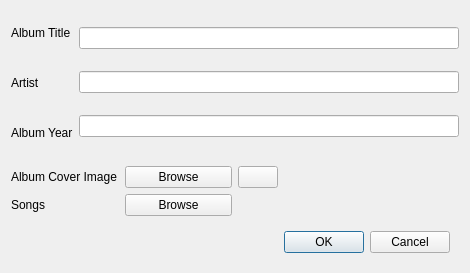
<?xml version="1.0" encoding="UTF-8"?>
<ui version="4.0">
 <class>AlbumCreationDialog</class>
 <widget class="QDialog" name="AlbumCreationDialog">
  <property name="geometry">
   <rect>
    <x>0</x>
    <y>0</y>
    <width>470</width>
    <height>273</height>
   </rect>
  </property>
  <property name="windowTitle">
   <string>Album Creation</string>
  </property>
  <layout class="QVBoxLayout" name="verticalLayout_3">
   <item>
    <widget class="QFrame" name="top_frame">
     <property name="sizePolicy">
      <sizepolicy hsizetype="Preferred" vsizetype="Expanding">
       <horstretch>0</horstretch>
       <verstretch>0</verstretch>
      </sizepolicy>
     </property>
     <layout class="QHBoxLayout" name="horizontalLayout">
      <property name="leftMargin">
       <number>0</number>
      </property>
      <property name="topMargin">
       <number>0</number>
      </property>
      <property name="rightMargin">
       <number>0</number>
      </property>
      <property name="bottomMargin">
       <number>0</number>
      </property>
      <item>
       <layout class="QVBoxLayout" name="verticalLayout">
        <item>
         <widget class="QLabel" name="title_label">
          <property name="text">
           <string>Album Title</string>
          </property>
         </widget>
        </item>
        <item>
         <widget class="QLabel" name="artist_label">
          <property name="text">
           <string>Artist</string>
          </property>
         </widget>
        </item>
        <item>
         <widget class="QLabel" name="year_label">
          <property name="text">
           <string>Album Year</string>
          </property>
         </widget>
        </item>
       </layout>
      </item>
      <item>
       <layout class="QVBoxLayout" name="verticalLayout_2">
        <item>
         <widget class="QLineEdit" name="title_edit"/>
        </item>
        <item>
         <widget class="QLineEdit" name="artist_edit"/>
        </item>
        <item>
         <widget class="QLineEdit" name="year_edit"/>
        </item>
       </layout>
      </item>
     </layout>
    </widget>
   </item>
   <item>
    <spacer name="verticalSpacer">
     <property name="orientation">
      <enum>Qt::Orientation::Vertical</enum>
     </property>
     <property name="sizeType">
      <enum>QSizePolicy::Policy::Fixed</enum>
     </property>
     <property name="sizeHint" stdset="0">
      <size>
       <width>20</width>
       <height>5</height>
      </size>
     </property>
    </spacer>
   </item>
   <item>
    <layout class="QGridLayout" name="gridLayout">
     <item row="0" column="0">
      <widget class="QLabel" name="cover_label">
       <property name="text">
        <string>Album Cover Image</string>
       </property>
      </widget>
     </item>
     <item row="0" column="1">
      <widget class="QPushButton" name="cover_button">
       <property name="text">
        <string>Browse</string>
       </property>
      </widget>
     </item>
     <item row="0" column="2" alignment="Qt::AlignmentFlag::AlignLeft">
      <widget class="QPushButton" name="clear_cover_button">
       <property name="text">
        <string/>
       </property>
      </widget>
     </item>
     <item row="0" column="3">
      <widget class="QLabel" name="selected_cover_filename_label">
       <property name="text">
        <string/>
       </property>
      </widget>
     </item>
     <item row="1" column="0">
      <widget class="QLabel" name="songs_label">
       <property name="text">
        <string>Songs</string>
       </property>
      </widget>
     </item>
     <item row="1" column="1">
      <widget class="QPushButton" name="songs_button">
       <property name="text">
        <string>Browse</string>
       </property>
      </widget>
     </item>
     <item row="1" column="3">
      <widget class="QLabel" name="selected_song_filenames_label">
       <property name="text">
        <string/>
       </property>
      </widget>
     </item>
    </layout>
   </item>
   <item>
    <widget class="QFrame" name="bottom_frame">
     <property name="frameShape">
      <enum>QFrame::Shape::NoFrame</enum>
     </property>
     <property name="frameShadow">
      <enum>QFrame::Shadow::Raised</enum>
     </property>
     <layout class="QHBoxLayout" name="horizontalLayout_2">
      <item>
       <widget class="QLabel" name="status_bar">
        <property name="font">
         <font>
          <pointsize>8</pointsize>
         </font>
        </property>
        <property name="text">
         <string/>
        </property>
       </widget>
      </item>
      <item>
       <widget class="QDialogButtonBox" name="button_box">
        <property name="standardButtons">
         <set>QDialogButtonBox::StandardButton::Cancel|QDialogButtonBox::StandardButton::Ok</set>
        </property>
       </widget>
      </item>
     </layout>
    </widget>
   </item>
  </layout>
 </widget>
 <tabstops>
  <tabstop>title_edit</tabstop>
  <tabstop>artist_edit</tabstop>
  <tabstop>year_edit</tabstop>
  <tabstop>cover_button</tabstop>
  <tabstop>clear_cover_button</tabstop>
  <tabstop>songs_button</tabstop>
 </tabstops>
 <resources/>
 <connections/>
</ui>
